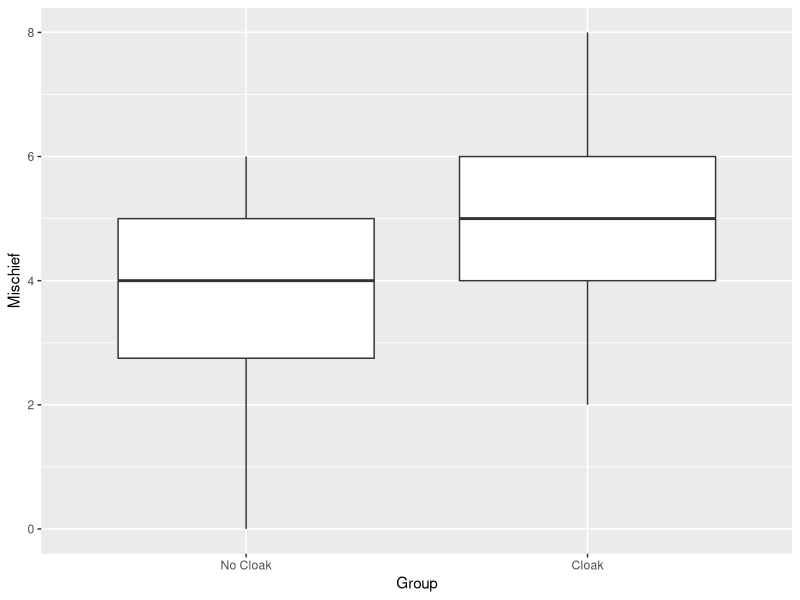
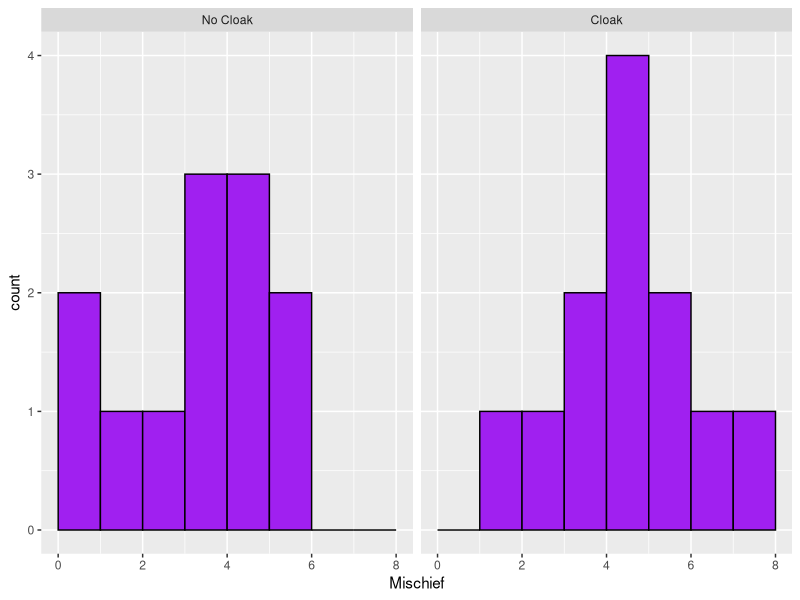

Here is the R script that generated these plots, in order:
## ---- chunk 1
# create an R Markdown notebook give the notebook file the name 102419.Rmd
# 1 Enter data into a dataframe called Cloak:

Group<-gl(2, 12, labels = c("No Cloak", "Cloak"))
Mischief<-c(3, 1, 5, 4, 6, 4, 6, 2, 0, 5, 4, 5, 4, 3, 6, 6, 8, 5, 5, 4, 2, 5, 7, 5)
Cloak<-data.frame(Group, Mischief)

# 2 draw boxplot of the Invisibility data:
# 3 draw a histogram of the Invisibility data use facet_wrap(~ Group):
# 4 make the above a bit nicer (adjust the bins) 
# 5 create a t-test of Mischief by Group using invisibility data:
#6 explain the results
## ---- chunk 2
head(Cloak,3)
## ---- chunk 3
# 2 draw boxplot of the Invisibility data:
library(tidyverse)
ggplot(Cloak, aes(x=Group, y=Mischief)) + geom_boxplot();
## ---- chunk 4
# 3 draw a histogram of the Invisibility data use facet_wrap(~ Group):

ggplot(Cloak, aes(x=Mischief)) + geom_histogram( fill="Purple", color="black", breaks = seq(0,8, by=1)) + facet_grid(~Group)

## ---- chunk 5
# 5 create a t-test of Mischief by Group using invisibility data:
library(psych)
ind.t.test<-t.test(Mischief~Group, data = Cloak)

ind.t.test


## ---- chunk 6
#Part 2
#1 Load the drug data

sundayBDI<-c(15, 35, 16, 18, 19, 17, 27, 16, 13, 20, 16, 15, 20, 15, 16, 13, 14, 19, 18, 18)
wedsBDI<-c(28, 35, 35, 24, 39, 32, 27, 29, 36, 35, 5, 6, 30, 8, 9, 7, 6, 17, 3, 10)
drug<-gl(2, 10, labels = c("Ecstasy", "Alcohol"))
drugData<-data.frame(drug, sundayBDI, wedsBDI)



#2 run the tests below

sunModel<-wilcox.test(wedsBDI ~ drug, data = drugData)
sunModel

sunModel<-wilcox.test(sundayBDI ~ drug, data = drugData)
sunModel

# 3 explain the results0
